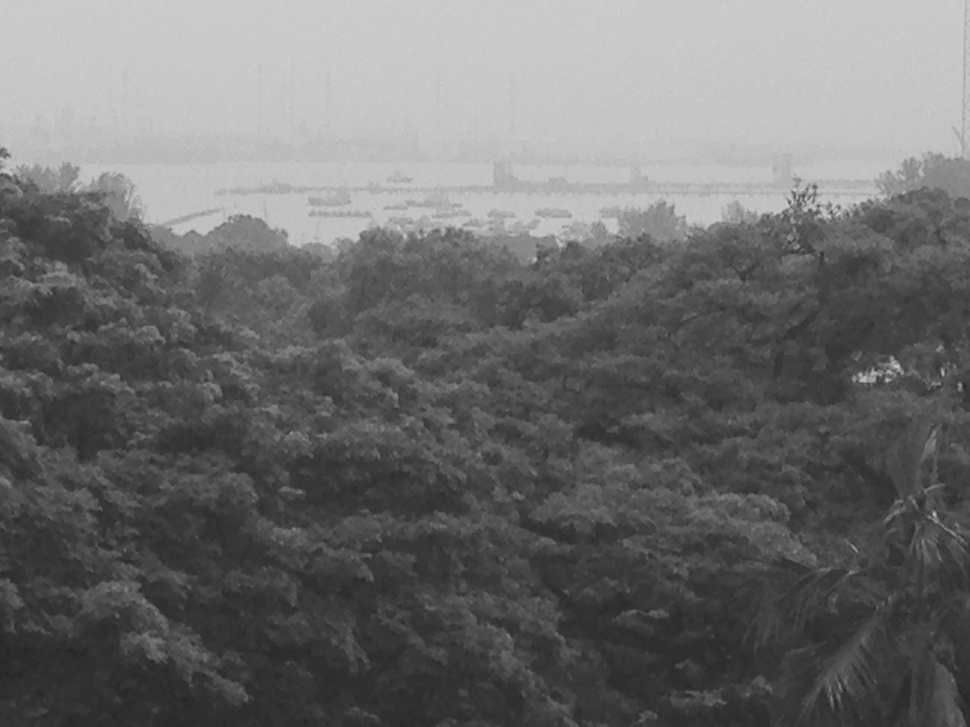
#> input picture A0101856J_SebastianWong_Lab2/pic1.jpg, 970 x 727 px, shrunk from 1632 x 1224 before the run
$ python A0101856J_SebastianWong_Lab2_comments.py   (older library calls are emulated)
#> lines starting #> are read from the running program, lines starting #| are printed output that depends on the picture
import numpy as np
import cv2
from matplotlib import pyplot as plt

# for displaying histograms at the end of program
figure = plt.figure()
# read an image in greyscale
img = cv2.imread("pic1.jpg", cv2.CV_LOAD_IMAGE_GRAYSCALE)
#> img is the input picture: shape (727, 970); min 37, max 207, mean 109.4
# Computes array values of histogram and occurrences of input data
# that fall within each bin
hist,bins = np.histogram(img.flatten(),256,[0,256])
#> hist = 256 values, max 23576 at index 201, min 0 at index 0, mean 2754.6; bins = 257 values from 0 to 256
# Computing cummulative distribution function
cdf = hist.cumsum()
#> cdf = 256 values from 0 to 705190
# two rows, 1 column, 1st row diagram
histogram = figure.add_subplot(2,1,1)
# Compute and draw the histogram of img with 256 bins
# range from 0-256
histogram = plt.hist(img.flatten(),256,[0,256], color = 'r',label = 'histogram')
# set the limits of the x axes
histogram = plt.xlim([0,256])
# include the legend in the plot
histogram = plt.legend(loc = 'upper left')
# Find minimum histogram value excluding 0
# mask where value in array is 0
cdfMasked = np.ma.masked_equal(cdf,0)
# Applying Histogram Equalization formula
cdfMasked= (cdfMasked - cdfMasked.min())*255/(cdfMasked.max()-cdfMasked.min())
# Fill mask array with 0s
# Fill as uint8 for images with 256 intensity levels
cdf = np.ma.filled(cdfMasked,0).astype('uint8')
#> cdf = 256 values from 0 to 255
imgEqualized = cdf[img]
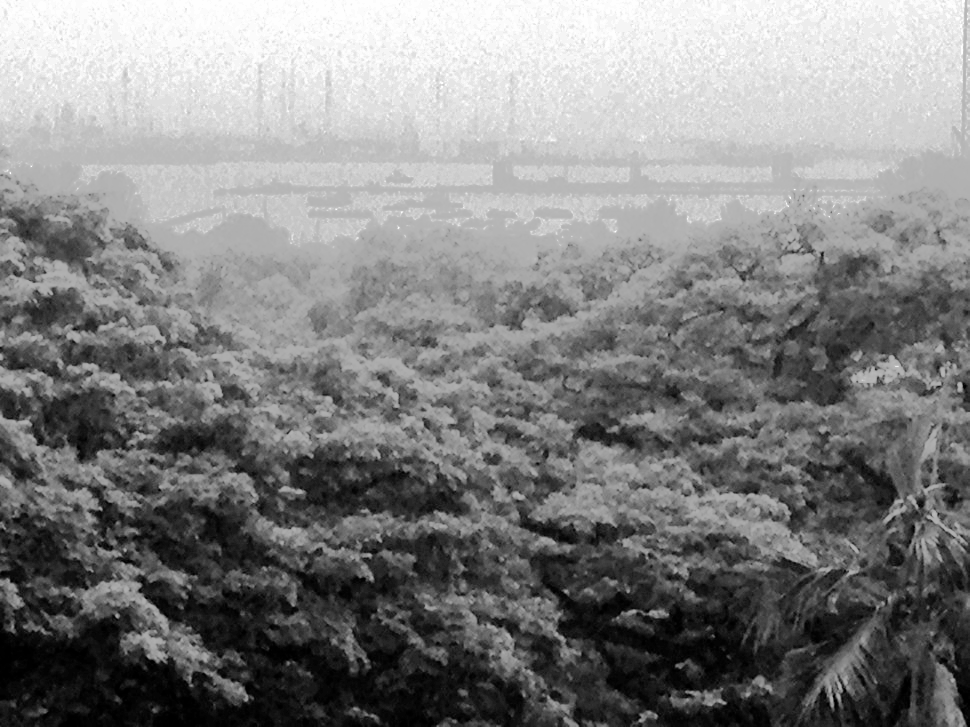
#> imgEqualized: shape (727, 970); min 0, max 255, mean 128.7
# Computes new array values of histogram
hist,bins = np.histogram(imgEqualized.flatten(),256,[0,256])
#> hist = 256 values, max 23576 at index 245, min 0 at index 2, mean 2754.6
#cdfEqualized = hist.cumsum()
histogramEqualized = figure.add_subplot(2,1,2)
histogramEqualized = plt.hist(imgEqualized.flatten(),256,[0,256], color = 'r', label = 'histogram after equalization')
histogramEqualized = plt.xlim([0,256])
histogramEqualized = plt.legend(loc = 'upper left')
plt.show()
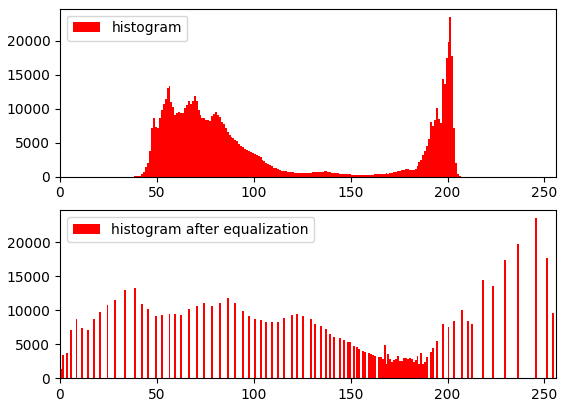
#> figure drawn by matplotlib, 2 panels; panel 1: tallest bar 23576 high, from x = 201 to 202; panel 2: tallest bar 23576 high, from x = 245 to 246
# printing two images side by side
# left is before histogram equalization, right is after
# histogram equalization
result = np.hstack((img,imgEqualized))
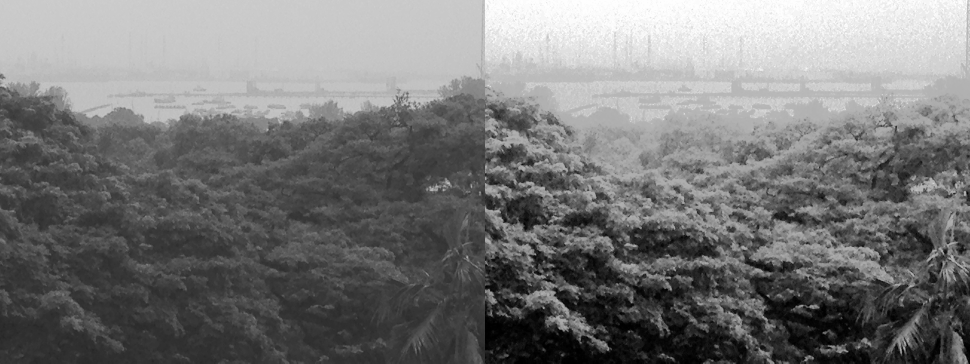
#> result: shape (727, 1940) (shown at 1/2 size); min 0, max 255, mean 119.1
cv2.imwrite("resultforpic1.jpg",result)

$ run again, with A0101856J_SebastianWong_Lab2/pic2.jpg copied over A0101856J_SebastianWong_Lab2/pic1.jpg
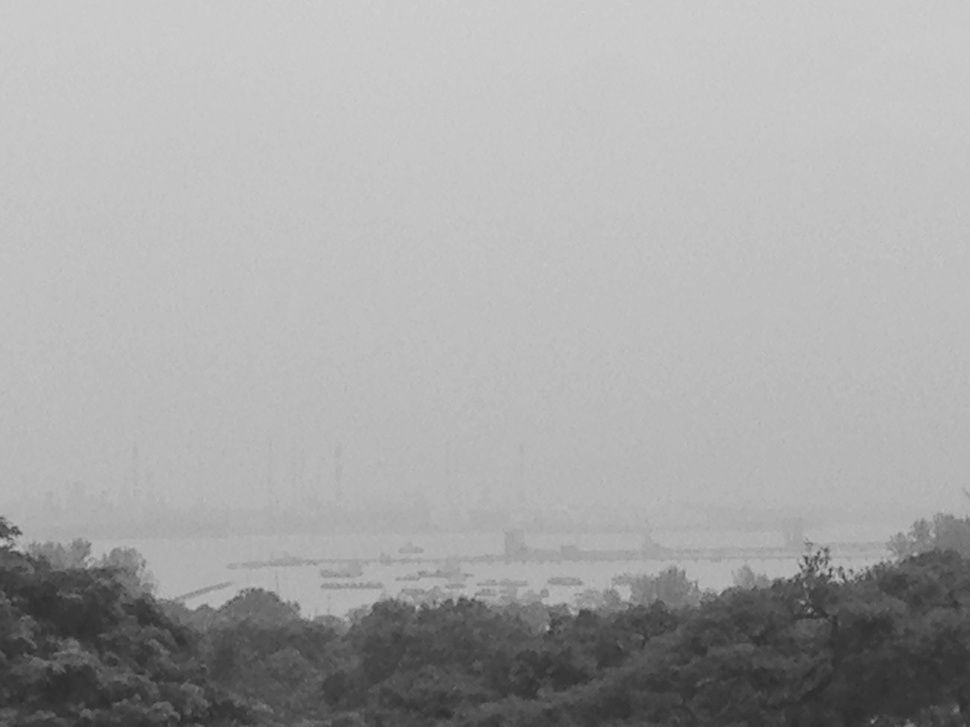
#> input picture A0101856J_SebastianWong_Lab2/pic2.jpg, 970 x 727 px, shrunk from 1632 x 1224 before the run
#> img is the input picture: shape (727, 970); min 44, max 208, mean 166.7
#> `hist,bins = np.histogram(img.flatten(),256,[0,256])`: hist = 256 values, max 30233 at index 198, min 0 at index 0, mean 2754.6; bins = 257 values from 0 to 256
#> `cdf = hist.cumsum()`: cdf = 256 values from 0 to 705190
#> `cdf = np.ma.filled(cdfMasked,0).astype('uint8')`: cdf = 256 values from 0 to 255
#> `imgEqualized = cdf[img]`:
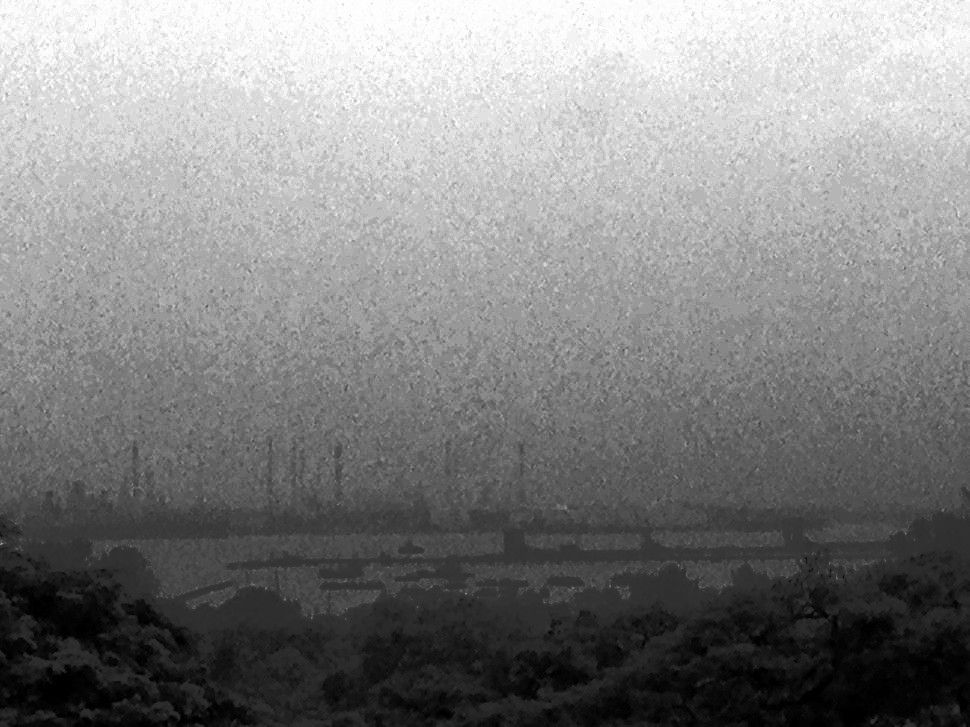
#> imgEqualized: shape (727, 970); min 0, max 255, mean 129.9
#> `hist,bins = np.histogram(imgEqualized.flatten(),256,[0,256])`: hist = 256 values, max 30233 at index 217, min 0 at index 6, mean 2754.6
#> `result = np.hstack((img,imgEqualized))`:
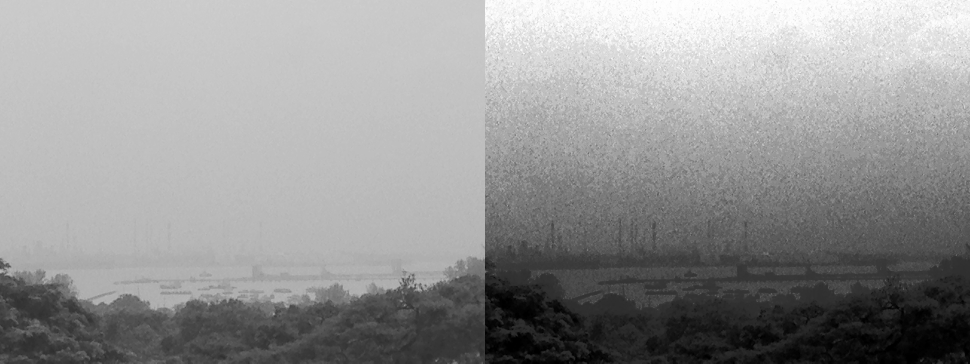
#> result: shape (727, 1940) (shown at 1/2 size); min 0, max 255, mean 148.3

$ run again, with A0101856J_SebastianWong_Lab2/pic3.jpg copied over A0101856J_SebastianWong_Lab2/pic1.jpg
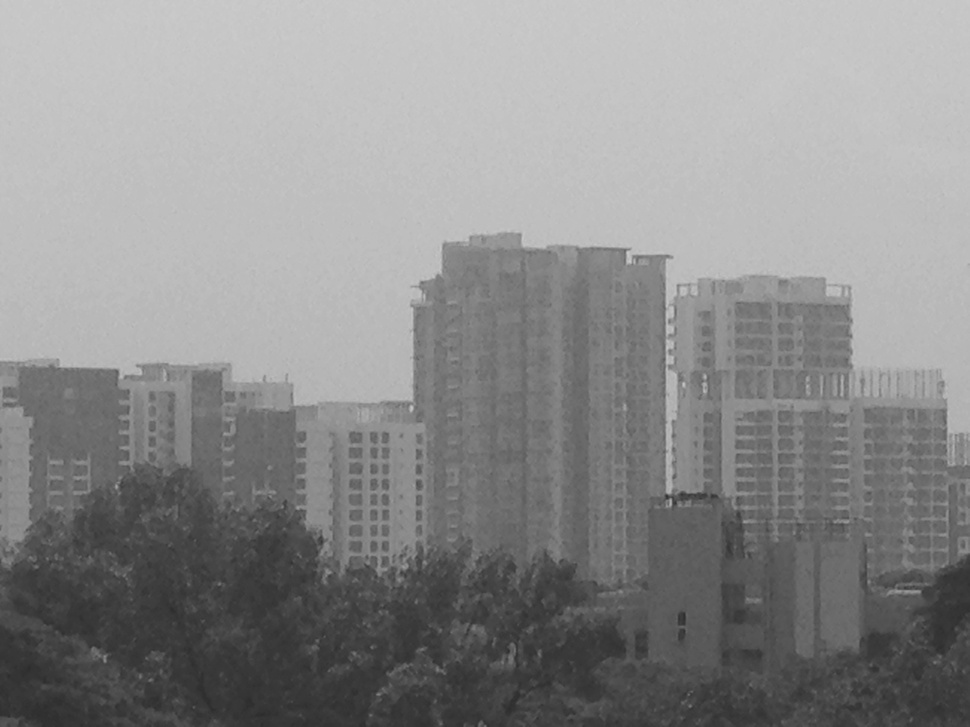
#> input picture A0101856J_SebastianWong_Lab2/pic3.jpg, 970 x 727 px, shrunk from 1632 x 1224 before the run
#> img is the input picture: shape (727, 970); min 44, max 205, mean 140.2
#> `hist,bins = np.histogram(img.flatten(),256,[0,256])`: hist = 256 values, max 29502 at index 190, min 0 at index 0, mean 2754.6; bins = 257 values from 0 to 256
#> `cdf = hist.cumsum()`: cdf = 256 values from 0 to 705190
#> `cdf = np.ma.filled(cdfMasked,0).astype('uint8')`: cdf = 256 values from 0 to 255
#> `imgEqualized = cdf[img]`:
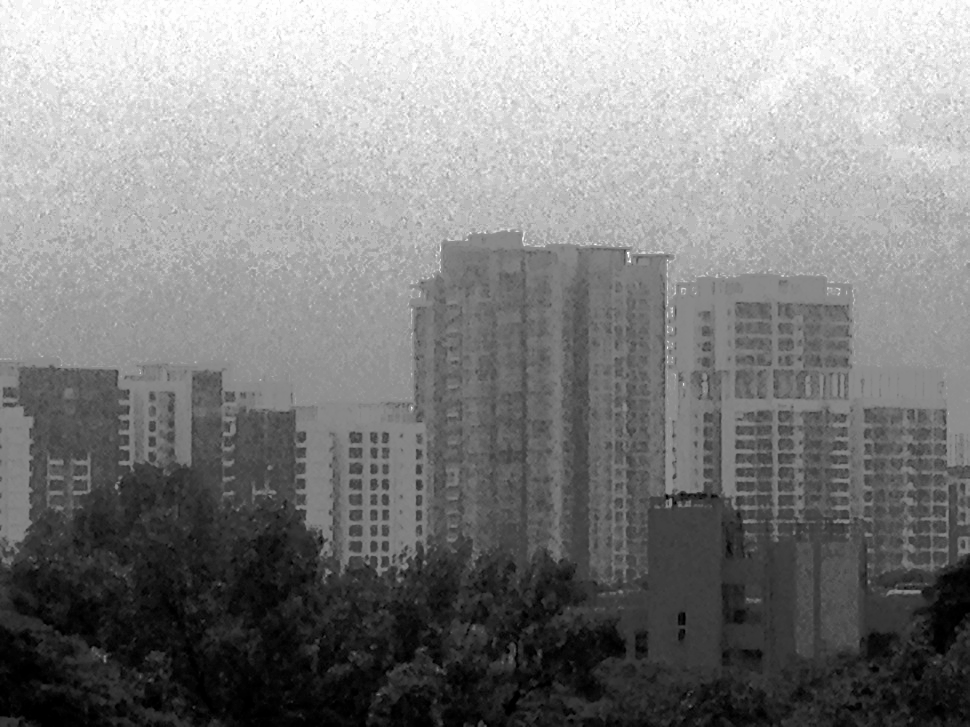
#> imgEqualized: shape (727, 970); min 0, max 255, mean 129
#> `hist,bins = np.histogram(imgEqualized.flatten(),256,[0,256])`: hist = 256 values, max 29502 at index 183, min 0 at index 4, mean 2754.6
#> `result = np.hstack((img,imgEqualized))`:
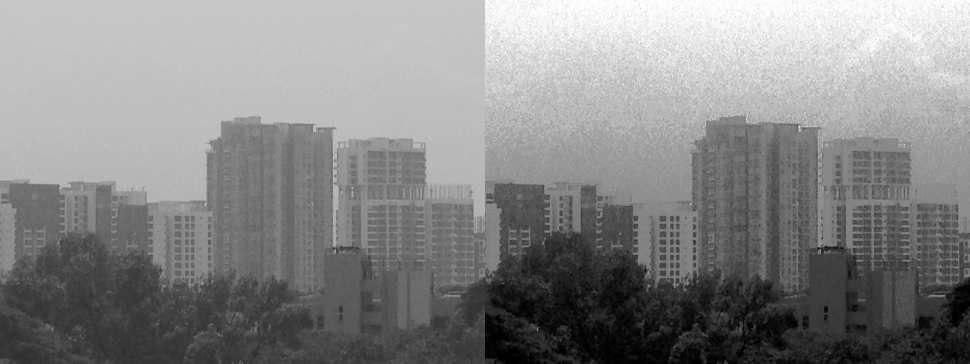
#> result: shape (727, 1940) (shown at 1/2 size); min 0, max 255, mean 134.6

$ run again, with A0101856J_SebastianWong_Lab2/pic4.jpg copied over A0101856J_SebastianWong_Lab2/pic1.jpg
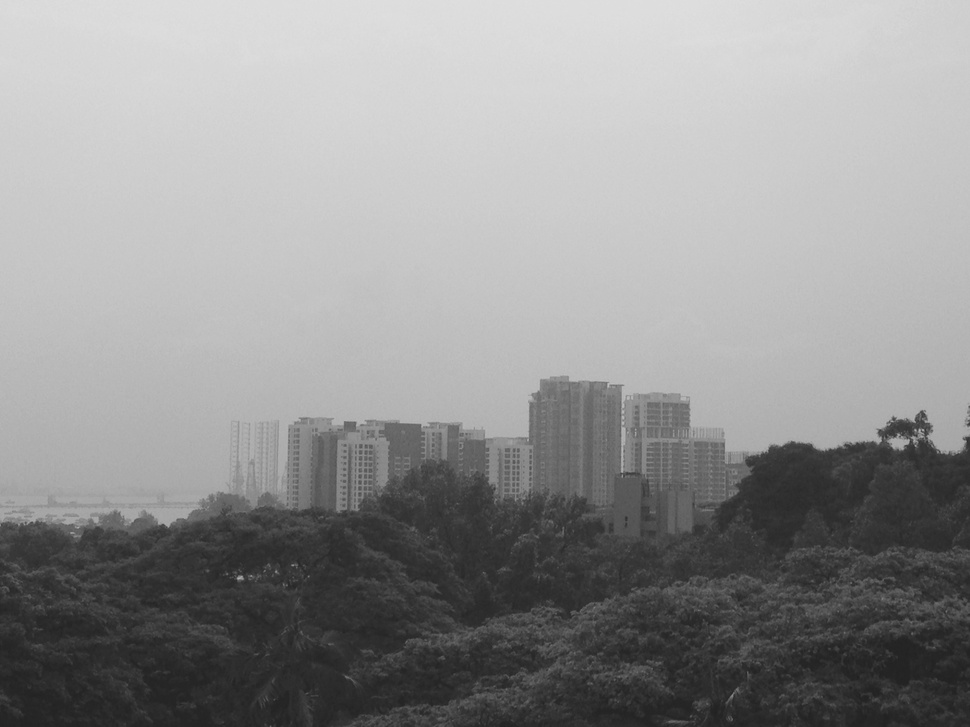
#> input picture A0101856J_SebastianWong_Lab2/pic4.jpg, 970 x 727 px, shrunk from 1632 x 1224 before the run
#> img is the input picture: shape (727, 970); min 32, max 223, mean 147
#> `hist,bins = np.histogram(img.flatten(),256,[0,256])`: hist = 256 values, max 13970 at index 205, min 0 at index 0, mean 2754.6; bins = 257 values from 0 to 256
#> `cdf = hist.cumsum()`: cdf = 256 values from 0 to 705190
#> `cdf = np.ma.filled(cdfMasked,0).astype('uint8')`: cdf = 256 values from 0 to 255
#> `imgEqualized = cdf[img]`:
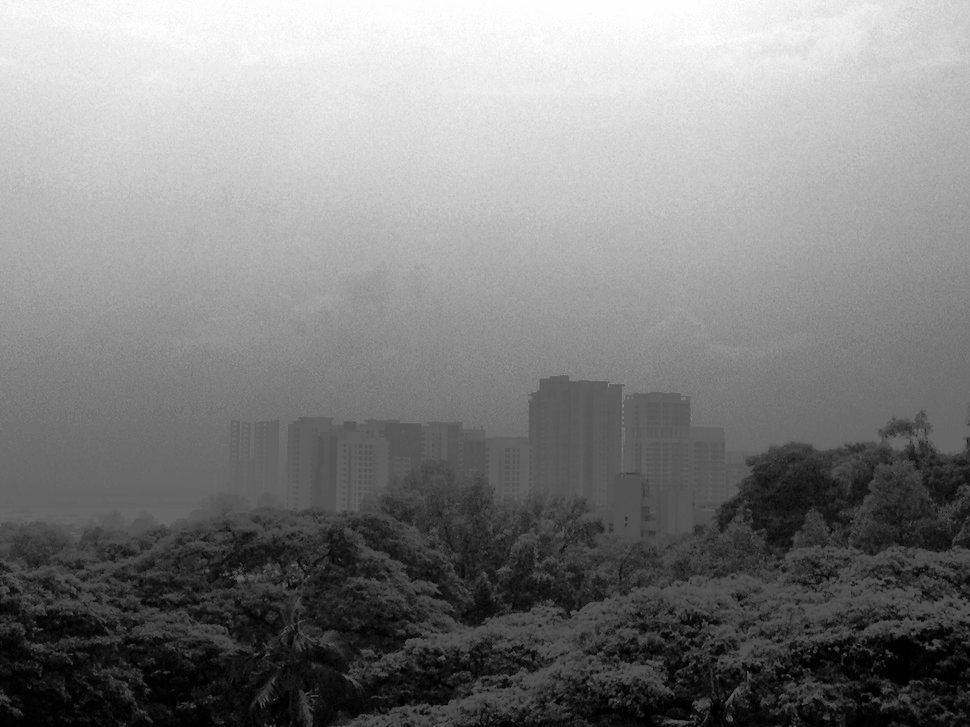
#> imgEqualized: shape (727, 970); min 0, max 255, mean 128.4
#> `hist,bins = np.histogram(imgEqualized.flatten(),256,[0,256])`: hist = 256 values, max 13970 at index 198, min 0 at index 2, mean 2754.6
#> `result = np.hstack((img,imgEqualized))`:
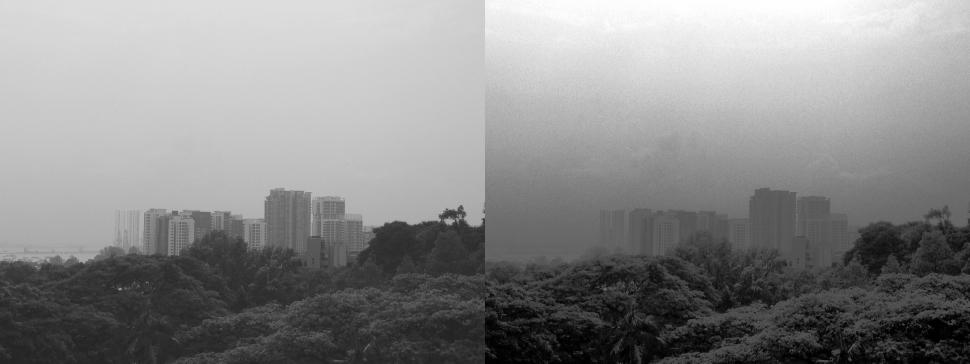
#> result: shape (727, 1940) (shown at 1/2 size); min 0, max 255, mean 137.7
